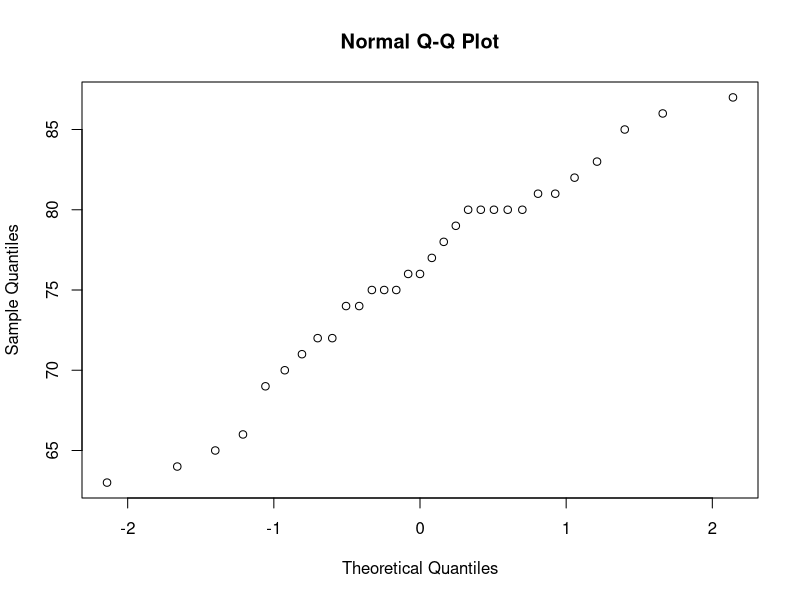
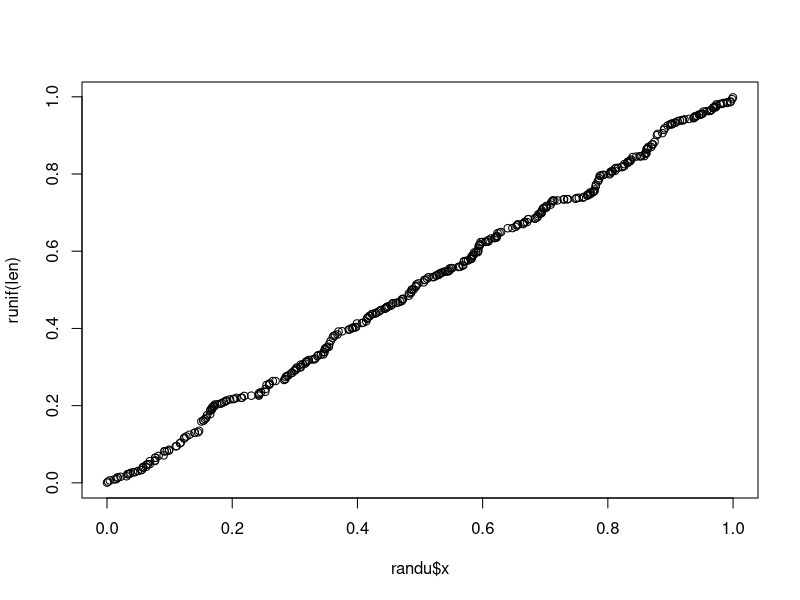
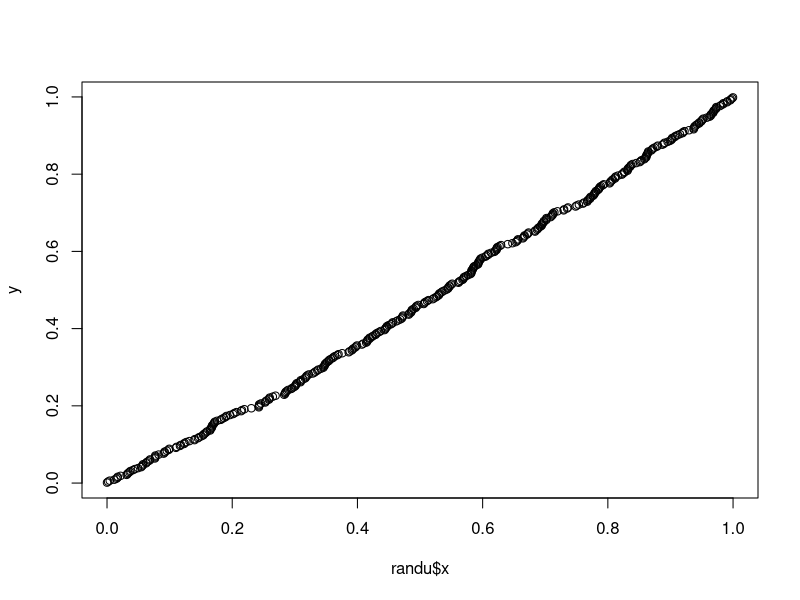
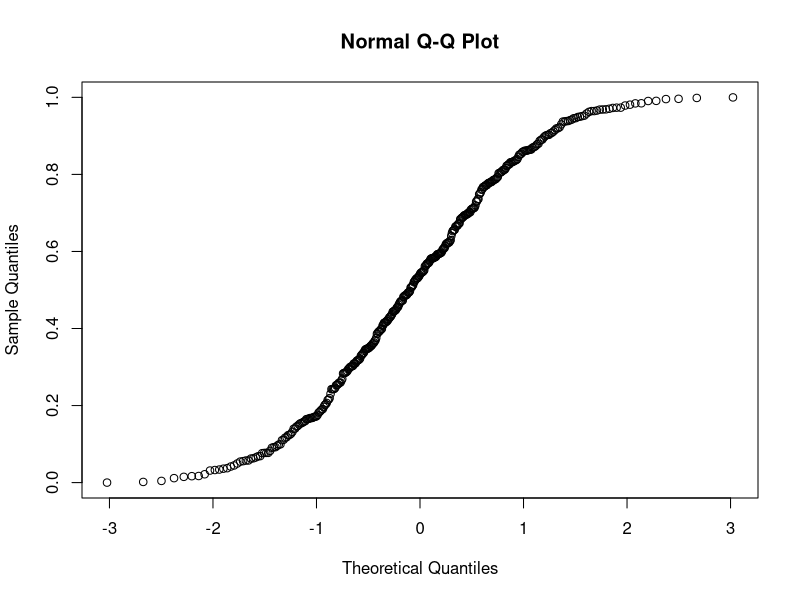
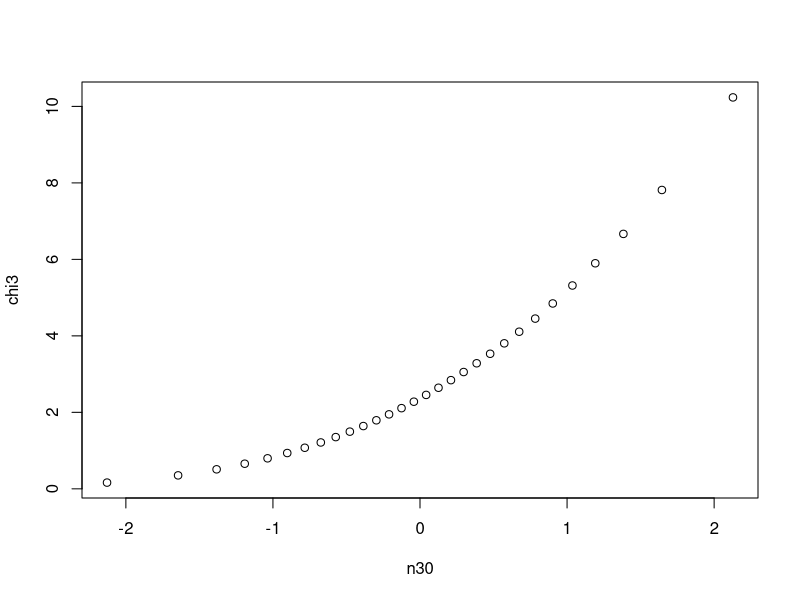
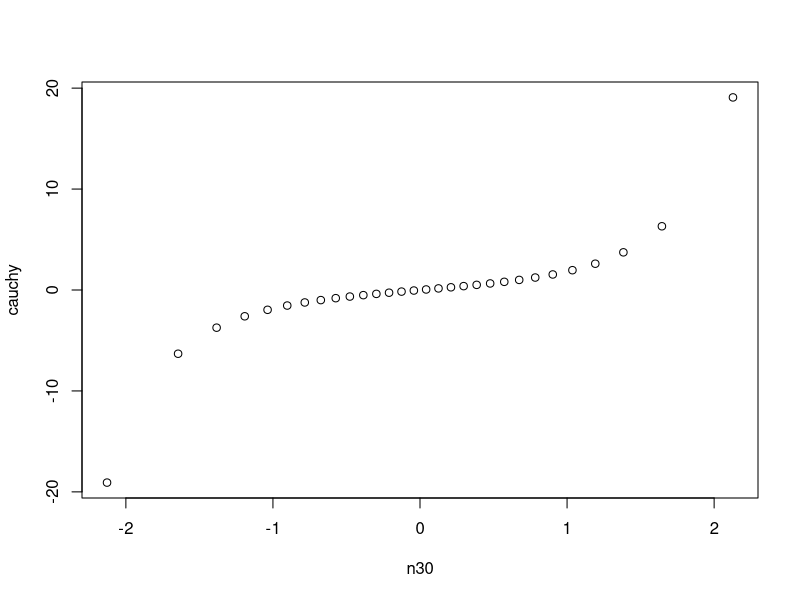
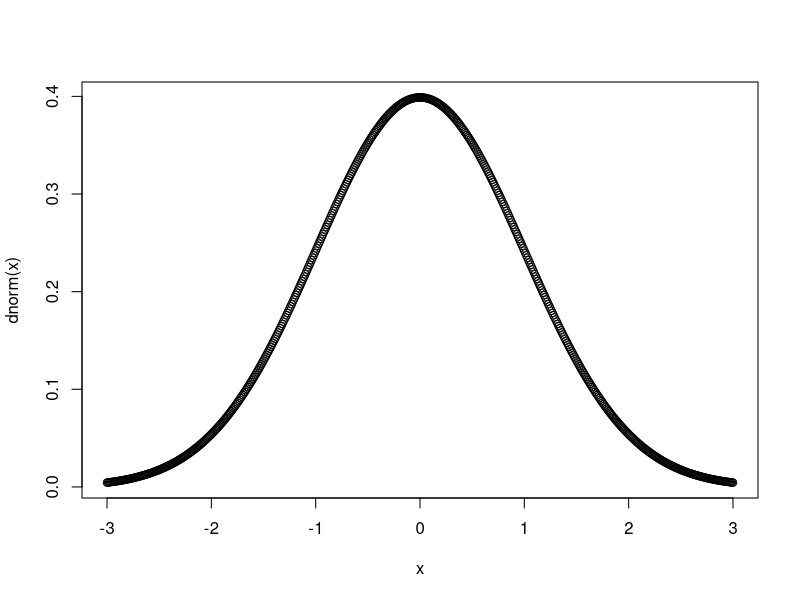
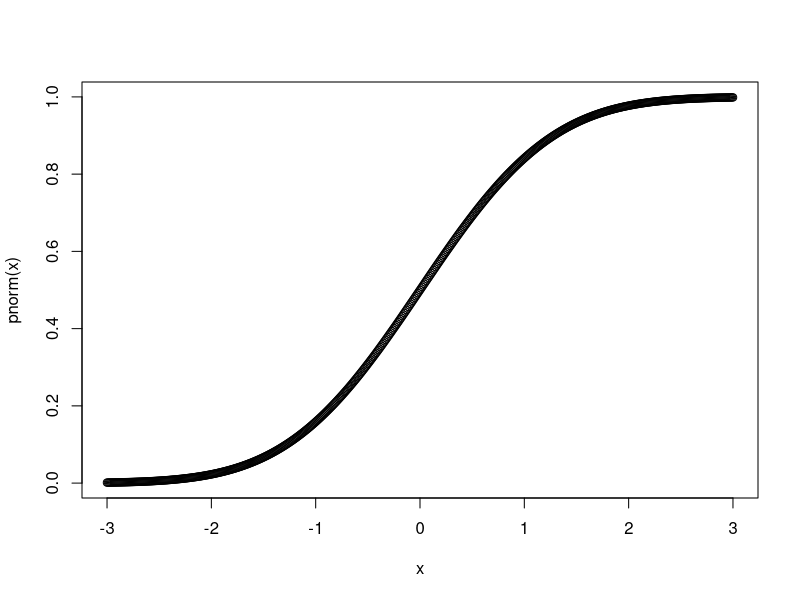

These charts were generated, in order, by the following R code:
s <- seq(0.01, 0.99,0.01)
##Devuelve los percentiles de la normal
qn <- qnorm(s)
##Un data frame para ver los percentiles de la normal
df <- data.frame(p=s, q=qn)

##Para genererar muestras aleatorias utilizando una Normal

samp <- rnorm(200)
##Sacamos los cuantiles

quantile(samp, prob=s)

##Gráfico cuantil-cuantil para comparar distribuciones con la normal


##qqnorm

##Cargamos un data frame que viene en R
trees
qqnorm(trees$Height)

##qqplot nos permite comparar cuantiles de dos distribuciones dadas
##Cargamos un data set por default de R de números aleatorios en [0,1]

randu
len <- length(randu$x)
##una manera
qqplot(randu$x, runif(len))
##Otra manera
##Ppoints genera un número de probabilidades generadas
y <- qunif(ppoints(len))
qqplot(randu$x, y)
##Por ejemplo con la normal no jala
qqnorm(randu$x)


##Generamos una distribución Xi cuadrada con 3 grados de libertad

chi3 <- qchisq(ppoints(30), df = 3)
n30 <- qnorm(ppoints(30))
qqplot(n30,chi3)

##Ahora vamos a comprara la distribución de cauchy

cauchy <- qcauchy(ppoints(30))
qqplot(n30, cauchy)



x <- seq(-3,3,0.01)
##Ahora pintamos las distribuciones
##La normal (distribución)
plot(x,dnorm(x))
##(densidad)
plot(x,pnorm(x))
##Juntas
par(mfrow=c(1,2))
plot(x,dnorm(x))
plot(x,pnorm(x))




##De la uniforome
plot(x,runif(x))
plot(x,punif(x))

###De la chi cuadrada

plot(x,dchisq(x,df=3))
plot(x,pchisq(x,df=3))


##De la Cauchy

plot(x,dcauchy(x))
plot(x,pcauchy(x))
